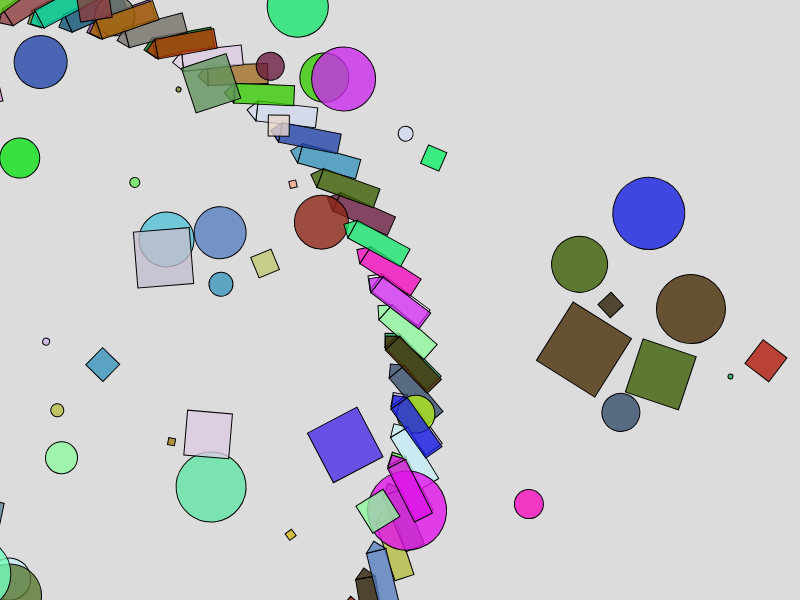
Frame 1 (no input)
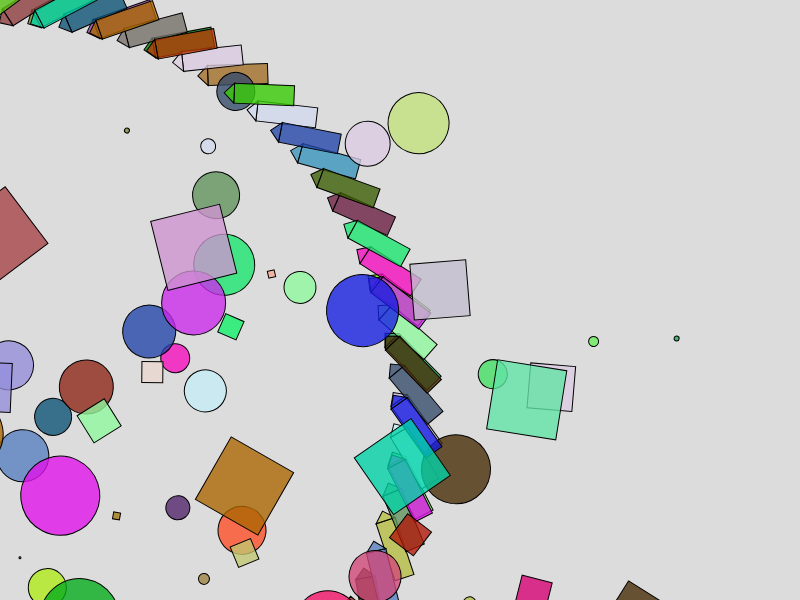
Frame 60 (no input)
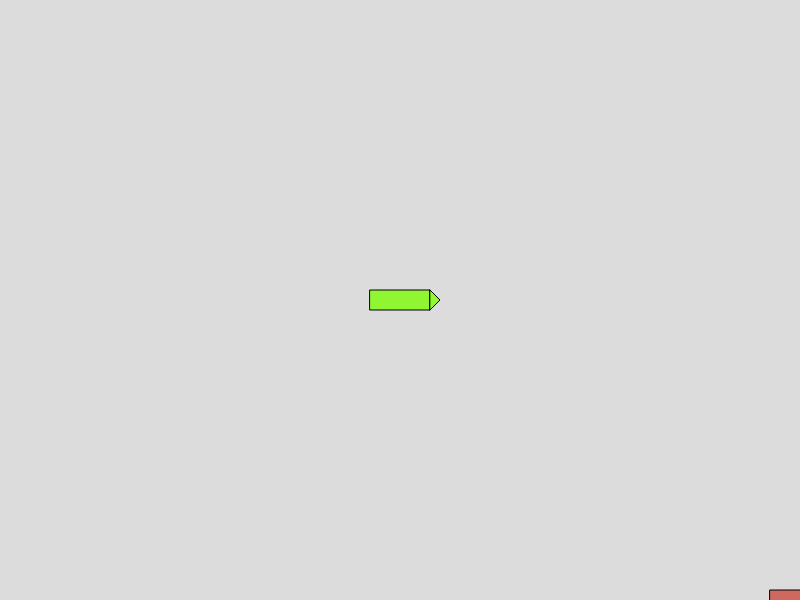
Frame 120 (the mouse pressed at the canvas centre since frame 60)

The p5.js sketch that drew these frames (run headless with seeded random() and noise() and a simulated clock; from frame 60 on, the mouse is pressed at the canvas centre):

// p5.js sketch
// ── sketch.js
let DATA = [
];

let  posX = []
let  posY = []
let  posSize = []
let  posRX = []
let  posRY = []
let  posSizeR = []
let  R = []
let  G = []
let  B = []
let  angle = 0
let  rotationSpeed =[]




//starting stats
function setup() {
  posRX.pull
  posRY.pull

  posX = posRX
  posY = posRY
  posSize = posSizeR
  createCanvas(800, 600);
  rectMode(CENTER);
  for (let i = 0; i < 100; i++) {
    angle = 0,
    rotationSpeed= random(-2,1);
    posX.push(int(random(0, 800)));
    posY.push(int(random(0, 600)));
    posSize.push(int(random(2, 80)));
    posSize.sort(function (a, b) {  return a - b;  });
    R.push(int(random(0, 255)));
    G.push(int(random(0, 255)));
    B.push(int(random(0, 255)));
    angle += rotationSpeed / 2;
  }
}
//circle, rect en de arrow die naar je muis wijst zit hier in
function draw() {
  background(220);  
  for (let i = 0; i < 100; i++) {
    posY[i] = posY[i] - posSize[i]/10;
    posX[i] = posX[i] - posSize[i]/5;

    let x = width / 2; 
    let y = height / 2;

    let angle = atan2(mouseY - y, mouseX - x);

    push();
    translate(x, y);
    rotate(angle);
    rect(0, 0, 60, 20); 
     triangle(30, -10, 40, 0, 30, 10);
    translate(posX, posY)
    rotate(angle)
    if (posX[i] <= -100)
    {
      posX[i] = 500;
    }
     if (posY[i] <= -100)
    {
      posY[i] = 500;
    }
    fill(R[i], G[i], B[i],200);
    circle(posX[i], posY[i], posSize[i]);
  }
//roteate functie
    for (let i = 0; i < 100; i++) {
    translate(posX, posY)
    rotate(angle)
    if (posX[i] <= -100)
    {
      posX[i] = 1000;
    }
     if (posY[i] <= -100)
    {
      posY[i] = 900;
    }
    fill(R[i], G[i], B[i],200);
    rect(posX[i]+30, posY[i], posSize[i]);
  }
}

//keypressed function zodat je kan de kleuren reseten
function keyPressed() {
  console.log("keypress");;
  if(key === 'Backspace'){
  posX = [];
  posY = [];
  posSize = [];
  R = [];
  G = [];
  B = [];
  for (let i = 0; i < 100; i++) {
    posX.push(int(random(0, 800)));
    posY.push(int(random(0, 600)));
    posSize.push(int(random(2, 80)));
    posSize.sort(function (a, b) {  return a - b; });
    R.push(int(random(0, 255)));
    G.push(int(random(0, 255)));
    B.push(int(random(0, 255)));
  }
//SAVE
  }
  if(keyCode === 83){
    console.log("save")
    posRY =posY
    posRX =posX
    DATA.push(posX, posY, posSize)
   
  }
  if(keyCode === 68){
    console.log(DATA)
   
    DATA.getItem[0.1]
     for (let i = 0; i < 100; i++) {
    console.log(DATA)
    
  }
  }


}
